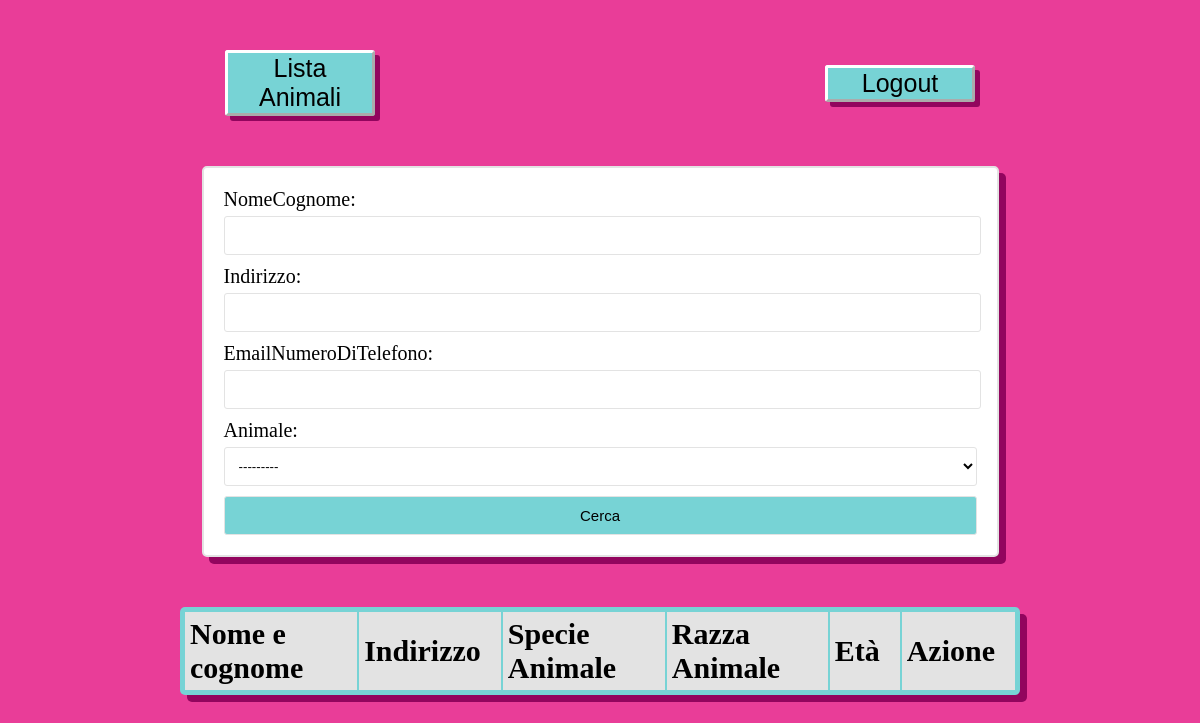
The page /home_amministratore/ (signed in) on the database as committed earlier.
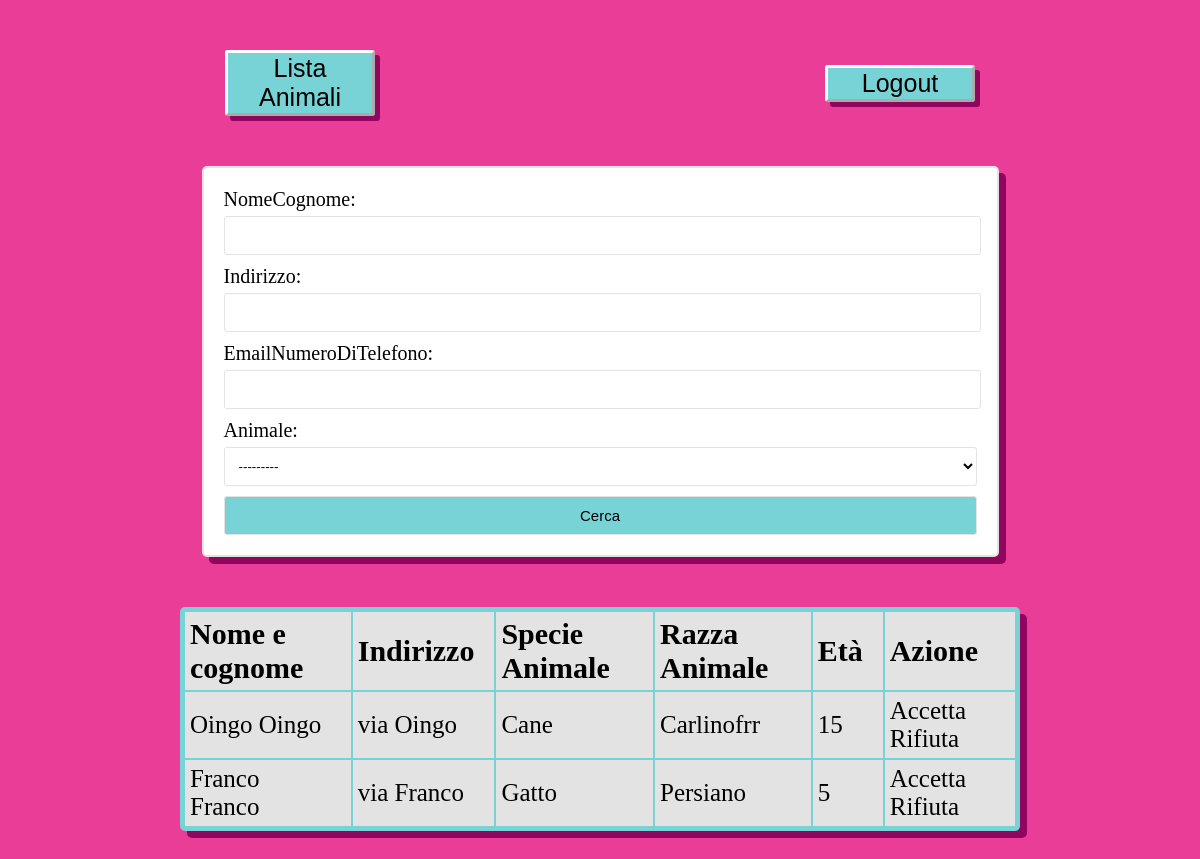
The same page on the database as committed later.
### adozione/models.py (models this page shows, shortened)
class RichiestaAdozione(models.Model):
    ID_richiestaAdozione = models.AutoField(primary_key=True)
    utente = models.ForeignKey(User, on_delete=models.PROTECT, null=True, default=0)
    animale = models.ForeignKey(Animale, on_delete=models.CASCADE, null=True, default=1)
    nomeCognome = models.CharField(max_length=320)
    indirizzo = models.CharField(max_length= 400)
    emailNumeroDiTelefono = models.CharField(max_length= 500)
    richiesta = models.CharField(max_length= 400, null=False, default="in attesa")

class Animale(models.Model):
    ID_animale = models.AutoField(primary_key=True)
    specie = models.CharField(max_length=100)
    razza = models.CharField(max_length=50)
    età = models.IntegerField(default=0)
    descrizione = models.CharField(max_length=400)
    def __str__(self):
        return str(self.ID_animale)

### adozione/views.py (the view)
# urls.py: path("home_amministratore/", views.home_amministratore, name="home_amministratore"),
@user_passes_test(lambda u: u.is_superuser, login_url='home')
def home_amministratore(request):
    richieste = RichiestaAdozione.objects.all()
    myFilter = RichesteFilter(request.GET, queryset=richieste)
    richieste = myFilter.qs
    logger.debug("homeAmmm")
    context = {'richieste':richieste, 'myFilter': myFilter}
    return render(request,'home_amministratore.html',context)

### adozione/templates/home_amministratore.html (shortened to what this page needs)
{% load static %}
<!DOCTYPE html>
<html>
    <head>
        <link rel="stylesheet" type="text/css" href="{% static 'styles.css' %}">
    </head>
    <body>
        <div class="navbar">
            <a class="button_link" href="{% url 'lista_animaliAmministratore' %}">
                <button class="pulsante" >Lista Animali</button>
            </a>
            <a class="button_link" href="{% url 'logout' %}">
                <button class="pulsante" >Logout</button>
            </a>
        </div>
        <form id= "form_ricerca" method="get">
            {{myFilter.form}}
            <button class="btn btn-primary" type="submit"> Cerca </button>
        </form>
        <table>
            <thead>
                <th>Nome e cognome</th>
                <th>Indirizzo</th>
                <th>Specie Animale</th>
                <th>Razza Animale</th>
                <th>Età</th>
                <th>Azione</th>
            </thead>
            <tbody>
                {% for richiesta in richieste %}
                <tr id={{richiesta.ID_richiestaAdozione}}>
                    <td>{{ richiesta.nomeCognome }}</td>
                    <td>{{ richiesta.indirizzo }}</td>
                    <td> {{richiesta.animale.specie}}</td>
                    <td> {{richiesta.animale.razza}}</td>
                    <td> {{richiesta.animale.età}}</td>
                    <td>
                        <a href="{% url 'accetta_rifiuta_view' richiesta.ID_richiestaAdozione 'true' %}" class="pulsante pulsante_tabella">Accetta</a>
                        <a href="{% url 'accetta_rifiuta_view' richiesta.ID_richiestaAdozione 'false' %}" class="pulsante pulsante_tabella">Rifiuta</a>
                    </td>
                </tr>
                {% endfor %}
            </tbody>
        </table>
    </body>
</html>

Rows that differ between the two databases and show on the page:
added RichiestaAdozione: nomeCognome "Oingo Oingo", indirizzo "via Oingo", animale.specie "Cane", animale.razza "Carlinofrr", animale.età "15"
added RichiestaAdozione: nomeCognome "Franco Franco", indirizzo "via Franco", animale.specie "Gatto", animale.razza "Persiano", animale.età "5"
